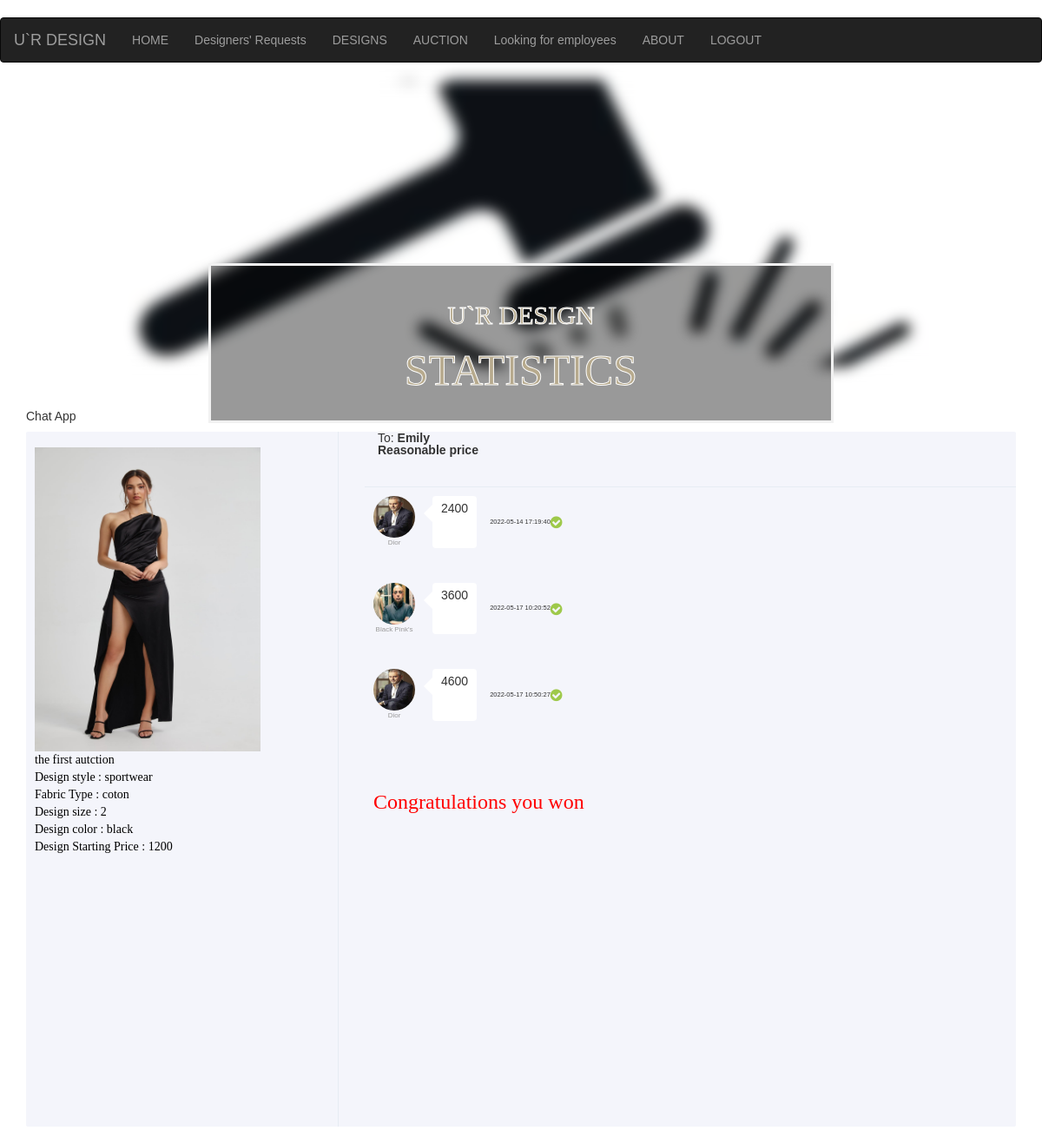
Page /auctionChat2.php?auctionChat2=1 (signed in) on the committed database.
### tables this page shows
CREATE TABLE IF NOT EXISTS `addtoauction` (
  `auctionCode` int(11) NOT NULL AUTO_INCREMENT,
  `id` int(11) NOT NULL,
  `img` text NOT NULL,
  `comment` text NOT NULL,
  `size` int(11) NOT NULL,
  `color` varchar(100) NOT NULL,
  `FabricType` varchar(100) NOT NULL,
  `style` varchar(100) NOT NULL,
  `StartingPrice` int(100) NOT NULL,
  `messageStatus` text NOT NULL,
  `day` timestamp NOT NULL DEFAULT current_timestamp() ON UPDATE current_timestamp(),
  PRIMARY KEY (`auctionCode`),
  KEY `id` (`id`)
);

CREATE TABLE IF NOT EXISTS `thedesinger` (
  `desingerid` int(11) NOT NULL AUTO_INCREMENT,
  `comanycode` int(11) NOT NULL,
  `designername` varchar(100) NOT NULL,
  `phone` int(11) NOT NULL,
  `img` text NOT NULL,
  PRIMARY KEY (`desingerid`),
  KEY `code` (`comanycode`)
);

CREATE TABLE IF NOT EXISTS `companys` (
  `comanycode` int(11) NOT NULL AUTO_INCREMENT,
  `companyname` varchar(20) NOT NULL,
  `password` int(10) NOT NULL,
  `address` varchar(30) NOT NULL,
  `email` varchar(30) NOT NULL,
  `phone` int(11) NOT NULL,
  `style` varchar(100) NOT NULL,
  PRIMARY KEY (`comanycode`) USING BTREE
);

CREATE TABLE IF NOT EXISTS `chatroom` (
  `chatId` int(11) NOT NULL AUTO_INCREMENT,
  `auctionCode` int(11) NOT NULL,
  `comanycode` int(11) NOT NULL,
  `chat` text NOT NULL,
  `chatTime` timestamp NOT NULL DEFAULT current_timestamp() ON UPDATE current_timestamp(),
  PRIMARY KEY (`chatId`),
  KEY `auctionCode` (`auctionCode`),
  KEY `comanycode` (`comanycode`)
);

CREATE TABLE IF NOT EXISTS `winning` (
  `winningCode` int(11) NOT NULL AUTO_INCREMENT,
  `auctionCode` int(11) NOT NULL,
  `companyname` varchar(11) NOT NULL,
  `img` text NOT NULL,
  `price` int(100) NOT NULL,
  `style` varchar(110) NOT NULL,
  PRIMARY KEY (`winningCode`),
  KEY `auctionCode` (`auctionCode`),
  KEY `comanycode` (`companyname`)
);

### auctionChat2.php (the view, shortened to what this page needs)
<?php
include "connection.php";
$companyname=$_SESSION['companyname'];
if(isset($_SESSION['email'])){
    $comanycode2=$_SESSION['comanycode'];
if (isset($_GET['auctionChat2'])) {
    $auctionCode = $_GET['auctionChat2'];
    $record = mysqli_query($con,"SELECT * FROM addtoauction WHERE auctionCode='$auctionCode'");
    if ($record->num_rows == 1 ) {
        $up = mysqli_fetch_array($record);
       $auctionCode=$up['auctionCode'];
    }
}
$sql2=$con->query("SELECT * FROM addtoauction WHERE auctionCode='$auctionCode'" );
          while ($row2=$sql2->fetch_assoc()){
              $auctionCode=$row2['auctionCode'];
            $comment=$row2['comment'];
            $size=$row2['size'];
            $FabricType=$row2['FabricType'];
            $style=$row2['style'];
            $color=$row2['color'];
            $StartingPrice=$row2['StartingPrice'];
            $messageStatus=$row2['messageStatus'];
?>
<html>
<head>
</head>
	<link rel="stylesheet" href="https://unpkg.com/purecss@2.0.6/build/pure-min.css">
	<link rel="stylesheet" href="https://maxcdn.bootstrapcdn.com/bootstrap/3.4.1/css/bootstrap.min.css">
	<link rel="stylesheet" href="chat.css">
    <link href="https://maxcdn.bootstrapcdn.com/font-awesome/4.3.0/css/font-awesome.min.css" rel="stylesheet">
<body >
<?php
 include "comnavbar.php";
 ?>
 <div class="bg-image"></div>
<div class="bg-text">
  <h2 class=" f" style="color:#b7aa8d; -webkit-text-stroke-width:1px; -webkit-text-stroke-color:#ffffff">U`R DESIGN</h2>
  <h1 class=" f"  style="font-size:50px;color:#b7aa8d; -webkit-text-stroke-width:1px; -webkit-text-stroke-color:#ffffff">STATISTICS</h1>
</div>
<br><br>
<div class="container">
    <div class="page-title">
        <div class="row gutters">
            <div class="col-xl-6 col-lg-6 col-md-6 col-sm-12 col-12">
                <h5 class="title">Chat App</h5>
            </div>
            <div class="col-xl-6 col-lg-6 col-md-6 col-sm-12 col-12"> </div>
        </div>
    </div>
    <div class="content-wrapper">
        <div class="row gutters">
            <div class="col-xl-12 col-lg-12 col-md-12 col-sm-12 col-12">
                <div class="card m-0">
                    <div class="row no-gutters">
                        <div class="col-xl-4 col-lg-4 col-md-4 col-sm-3 col-3">
                            <div class="users-container">
                                <div class="chat-search-box">
                                    <div class="input-group">
                                    <center>
		<img class="product tumbnail thumbnail-3" width="260" height="350"
         src="image/<?php echo $up["img"]; ?>"  /></center>
         <h7 class="text-center text-muted f"> <?php echo  $comment; ?></h7><br>
<h7 class="text-center text-muted f">Design style : <?php echo $style; ?></h7><br>
<h7 class="text-center text-muted f">Fabric Type : <?php echo $FabricType; ?></h7><br>
<h7 class="text-center text-muted f">Design size : <?php echo $size; ?></h7><br>
<h7 class="text-center text-muted f">Design color : <?php echo $color; ?></h7><br>
<h7 class="text-center text-muted f">Design Starting Price : <?php echo $StartingPrice; ?></h7><br>
                                    </div>
                                </div>
                            </div>
                        </div>
                        <div class="col-xl-8 col-lg-8 col-md-8 col-sm-9 col-9">
                            <div class="selected-user">
                                <span>To: <span class="name">Emily
                                    <br><?php echo $messageStatus; ?>
                                </span></span>
                            </div><div class="chat-container">
                            <?php
                        $sqlChat=$con->query("SELECT * FROM chatRoom WHERE auctionCode='$auctionCode' ORDER BY chatTime ASC "  );
                        while ($rowChat=$sqlChat->fetch_assoc()){
                          $comanycode=$rowChat['comanycode'];
                          $chat=$rowChat['chat'];
                          $chatTime=$rowChat['chatTime'];
                          $company=$con->query("SELECT * FROM companys WHERE comanycode='$comanycode'" );
                          while ($rowcompany=$company->fetch_assoc()){
                            $companyname=$rowcompany['companyname'];
                            $comanycode=$rowcompany['comanycode'];
                            $companydesinger=$con->query("SELECT * FROM thedesinger WHERE comanycode='$comanycode'" );
                          while ($rowdesiger=$companydesinger->fetch_assoc()){
                              $img=$rowdesiger['img'];                        ?>
                                <ul class="chat-box chatContainerScroll">
                                    <li class="chat-left">
                                        <div class="chat-avatar">
                                            <img src="image/<?php echo $rowdesiger["img"]; ?>" alt="Retail Admin">
                                            <div class="chat-name "><h8><?php echo $companyname; ?></h8></div>
                                        </div>
                                        <div class="chat-text"><?php echo $chat; ?></div>
                                        <div class="chat-hour"><?php echo $chatTime; ?> <span class="fa fa-check-circle"></span></div>
                                    </li>
                                    <?php
         }} }  ?>
                                </ul>
                                <div class="form-group mt-3 mb-0">
                               <br>
                               <?php
                               if(!($messageStatus=="Reasonable price")){
                               ?>
                               <form method="POST">
                                 <textarea class="form-control" name="chat" rows="3" placeholder="Type your message here..."></textarea>
    <input type="hidden"  name="auctionCode" value='<?php echo $row2['auctionCode']; ?>' >
    <input type="hidden"  name="comanycode" value='<?php echo $comanycode2; ?>' >
    <button type="submit"  name="addChat" >sent</button><br>
                               <form><?php
                               }
                               else{
                                $name="SELECT * FROM winning WHERE companyname='$companyname'";
                                $result2 = $con->query($name);
                                while ($result2 && $val=$result2->fetch_assoc()){
                                    $companyname2=$val['companyname'];
                                    if( $companyname ==$companyname2 ){
                                        echo '<h3 style="color:red" class="f" >Congratulations you won </h3>';
                                    }
                                    else{
                                   echo 'Reasonable price ';
                               }}}}
                               ?>
                                </div>
                            </div>
                        </div>
                    </div>
                </div>
            </div>
        </div>
    </div>
</div>
<?php
}
?>
</body>
</html>

### comnavbar.php
 <nav class="navbar navbar-inverse">
  <div class="container-fluid">
    <div class="navbar-header">
      <a class="navbar-brand" href="#">U`R DESIGN</a>
    </div>
    <ul class="nav navbar-nav">
      <li><a href="compage.php">HOME</a></li>
	  <li><a href="Designersrequests.php">Designers' Requests</a></li>
      <li><a href="comdesigns.php">DESIGNS</a></li>
      <li><a href="cpmauction.php">AUCTION</a></li>
      <li><a href="career.php">Looking for employees</a></li>
      <li><a href="coabout.php">ABOUT</a></li>
      <li><a href="logout.php">LOGOUT</a></li>
    </ul>
  </div>
</nav>

### chat.css (style rules this page uses)
.f { font-family:cursive ; color: #000; }
body, html { height: 100%; margin: 0; font-family: Arial, Helvetica, sans-serif; }
* { box-sizing: border-box; }
.bg-image { background-image: url("image/auction.jpg"); filter: blur(8px); -webkit-filter: blur(8px); height: 330px; background-position: center; background-repeat: no-repeat; background-size: cover; }
.bg-text { background-color: rgb(0,0,0); background-color: rgba(0,0,0, 0.4); color: white; font-weight: bold; border: 3px solid #f1f1f1; position: absolute; top: 30%; left: 50%; transform: translate(-50%, -50%); z-index: 2; width: 60%; padding: 20px; text-align: center; }
body { margin-top:20px; }
.chat-search-box { -webkit-border-radius: 3px 0 0 0; -moz-border-radius: 3px 0 0 0; border-radius: 3px 0 0 0; padding: .75rem 1rem; }
.users-container { position: relative; padding: 1rem 0; border-right: 1px solid #e6ecf3; height: 100%; display: -ms-flexbox; display: flex; -ms-flex-direction: column; flex-direction: column; }
.selected-user { width: 100%; padding: 0 15px; min-height: 64px; line-height: 64px; border-bottom: 1px solid #e6ecf3; -webkit-border-radius: 0 3px 0 0; -moz-border-radius: 0 3px 0 0; border-radius: 0 3px 0 0; }
.selected-user span { line-height: 100%; }
.selected-user span.name { font-weight: 700; }
.chat-container { position: relative; padding: 1rem; }
.chat-container li.chat-left, .chat-container li.chat-right { display: flex; flex: 1; flex-direction: row; margin-bottom: 40px; }
.chat-container li img { width: 48px; height: 48px; -webkit-border-radius: 30px; -moz-border-radius: 30px; border-radius: 30px; }
.chat-container li .chat-avatar { margin-right: 20px; }
.chat-container li .chat-name { font-size: .80rem; color: #999999; text-align: center; }
.chat-container li .chat-text { padding: .4rem 1rem; -webkit-border-radius: 4px; -moz-border-radius: 4px; border-radius: 4px; background: #ffffff; font-weight: 300; line-height: 150%; position: relative; }
.chat-container li .chat-text:before { content: ''; position: absolute; width: 0; height: 0; top: 10px; left: -20px; border: 10px solid; border-color: transparent #ffffff transparent transparent; }
.chat-container li .chat-hour { padding: 0; margin-bottom: 10px; font-size: .75rem; display: flex; flex-direction: row; align-items: center; justify-content: center; margin: 0 0 0 15px; }
.chat-container li .chat-hour > span { font-size: 16px; color: #9ec94a; }
ul { list-style-type: none; margin: 0; padding: 0; }
.card { border: 0; background: #f4f5fb; -webkit-border-radius: 2px; -moz-border-radius: 2px; border-radius: 2px; margin-bottom: 2rem; box-shadow: none; }

### rows in the picture
addtoauction: img (picture), comment "the first autction", style "sportwear", FabricType "coton", size "2", color "black", StartingPrice "1200", messageStatus "Reasonable price"
chatroom: chat "2400", chatTime "2022-05-14 17:19:40"
companys: companyname "Dior"
thedesinger: img (picture)
chatroom: chat "3600", chatTime "2022-05-17 10:20:52"
companys: companyname "Black Pink's"
thedesinger: img (picture)
chatroom: chat "4600", chatTime "2022-05-17 10:50:27"
winning: companyname "Congratulations you won"
